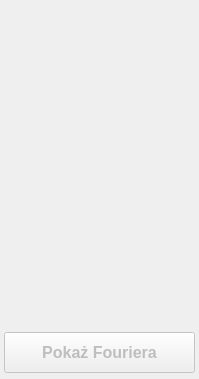
<?xml version="1.0" encoding="UTF-8"?>
<ui version="4.0">
 <class>LowPassFilter</class>
 <widget class="QWidget" name="LowPassFilter">
  <property name="geometry">
   <rect>
    <x>0</x>
    <y>0</y>
    <width>199</width>
    <height>379</height>
   </rect>
  </property>
  <property name="minimumSize">
   <size>
    <width>199</width>
    <height>379</height>
   </size>
  </property>
  <property name="maximumSize">
   <size>
    <width>199</width>
    <height>379</height>
   </size>
  </property>
  <property name="windowTitle">
   <string>Form</string>
  </property>
  <widget class="QPushButton" name="fourierButton">
   <property name="enabled">
    <bool>false</bool>
   </property>
   <property name="geometry">
    <rect>
     <x>4</x>
     <y>332</y>
     <width>191</width>
     <height>41</height>
    </rect>
   </property>
   <property name="font">
    <font>
     <pointsize>12</pointsize>
     <weight>75</weight>
     <bold>true</bold>
    </font>
   </property>
   <property name="text">
    <string>Pokaż Fouriera</string>
   </property>
  </widget>
 </widget>
 <resources/>
 <connections/>
</ui>
